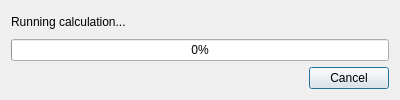
<?xml version="1.0" encoding="UTF-8"?>
<ui version="4.0">
 <class>SimProgressDialog</class>
 <widget class="QDialog" name="SimProgressDialog">
  <property name="windowModality">
   <enum>Qt::ApplicationModal</enum>
  </property>
  <property name="geometry">
   <rect>
    <x>0</x>
    <y>0</y>
    <width>400</width>
    <height>100</height>
   </rect>
  </property>
  <property name="minimumSize">
   <size>
    <width>400</width>
    <height>100</height>
   </size>
  </property>
  <property name="maximumSize">
   <size>
    <width>400</width>
    <height>100</height>
   </size>
  </property>
  <property name="windowTitle">
   <string>Simulating</string>
  </property>
  <property name="windowIcon">
   <iconset>
    <normaloff>../../../../openMotor/uilib/views/forms/resources/oMIconCycles.png</normaloff>../../../../openMotor/uilib/views/forms/resources/oMIconCycles.png</iconset>
  </property>
  <property name="modal">
   <bool>true</bool>
  </property>
  <layout class="QVBoxLayout" name="verticalLayout">
   <item>
    <widget class="QLabel" name="label">
     <property name="text">
      <string>Running calculation...</string>
     </property>
    </widget>
   </item>
   <item>
    <widget class="QProgressBar" name="progressBar">
     <property name="value">
      <number>0</number>
     </property>
    </widget>
   </item>
   <item>
    <widget class="QDialogButtonBox" name="buttonBox">
     <property name="standardButtons">
      <set>QDialogButtonBox::Cancel</set>
     </property>
    </widget>
   </item>
  </layout>
 </widget>
 <resources/>
 <connections/>
</ui>
